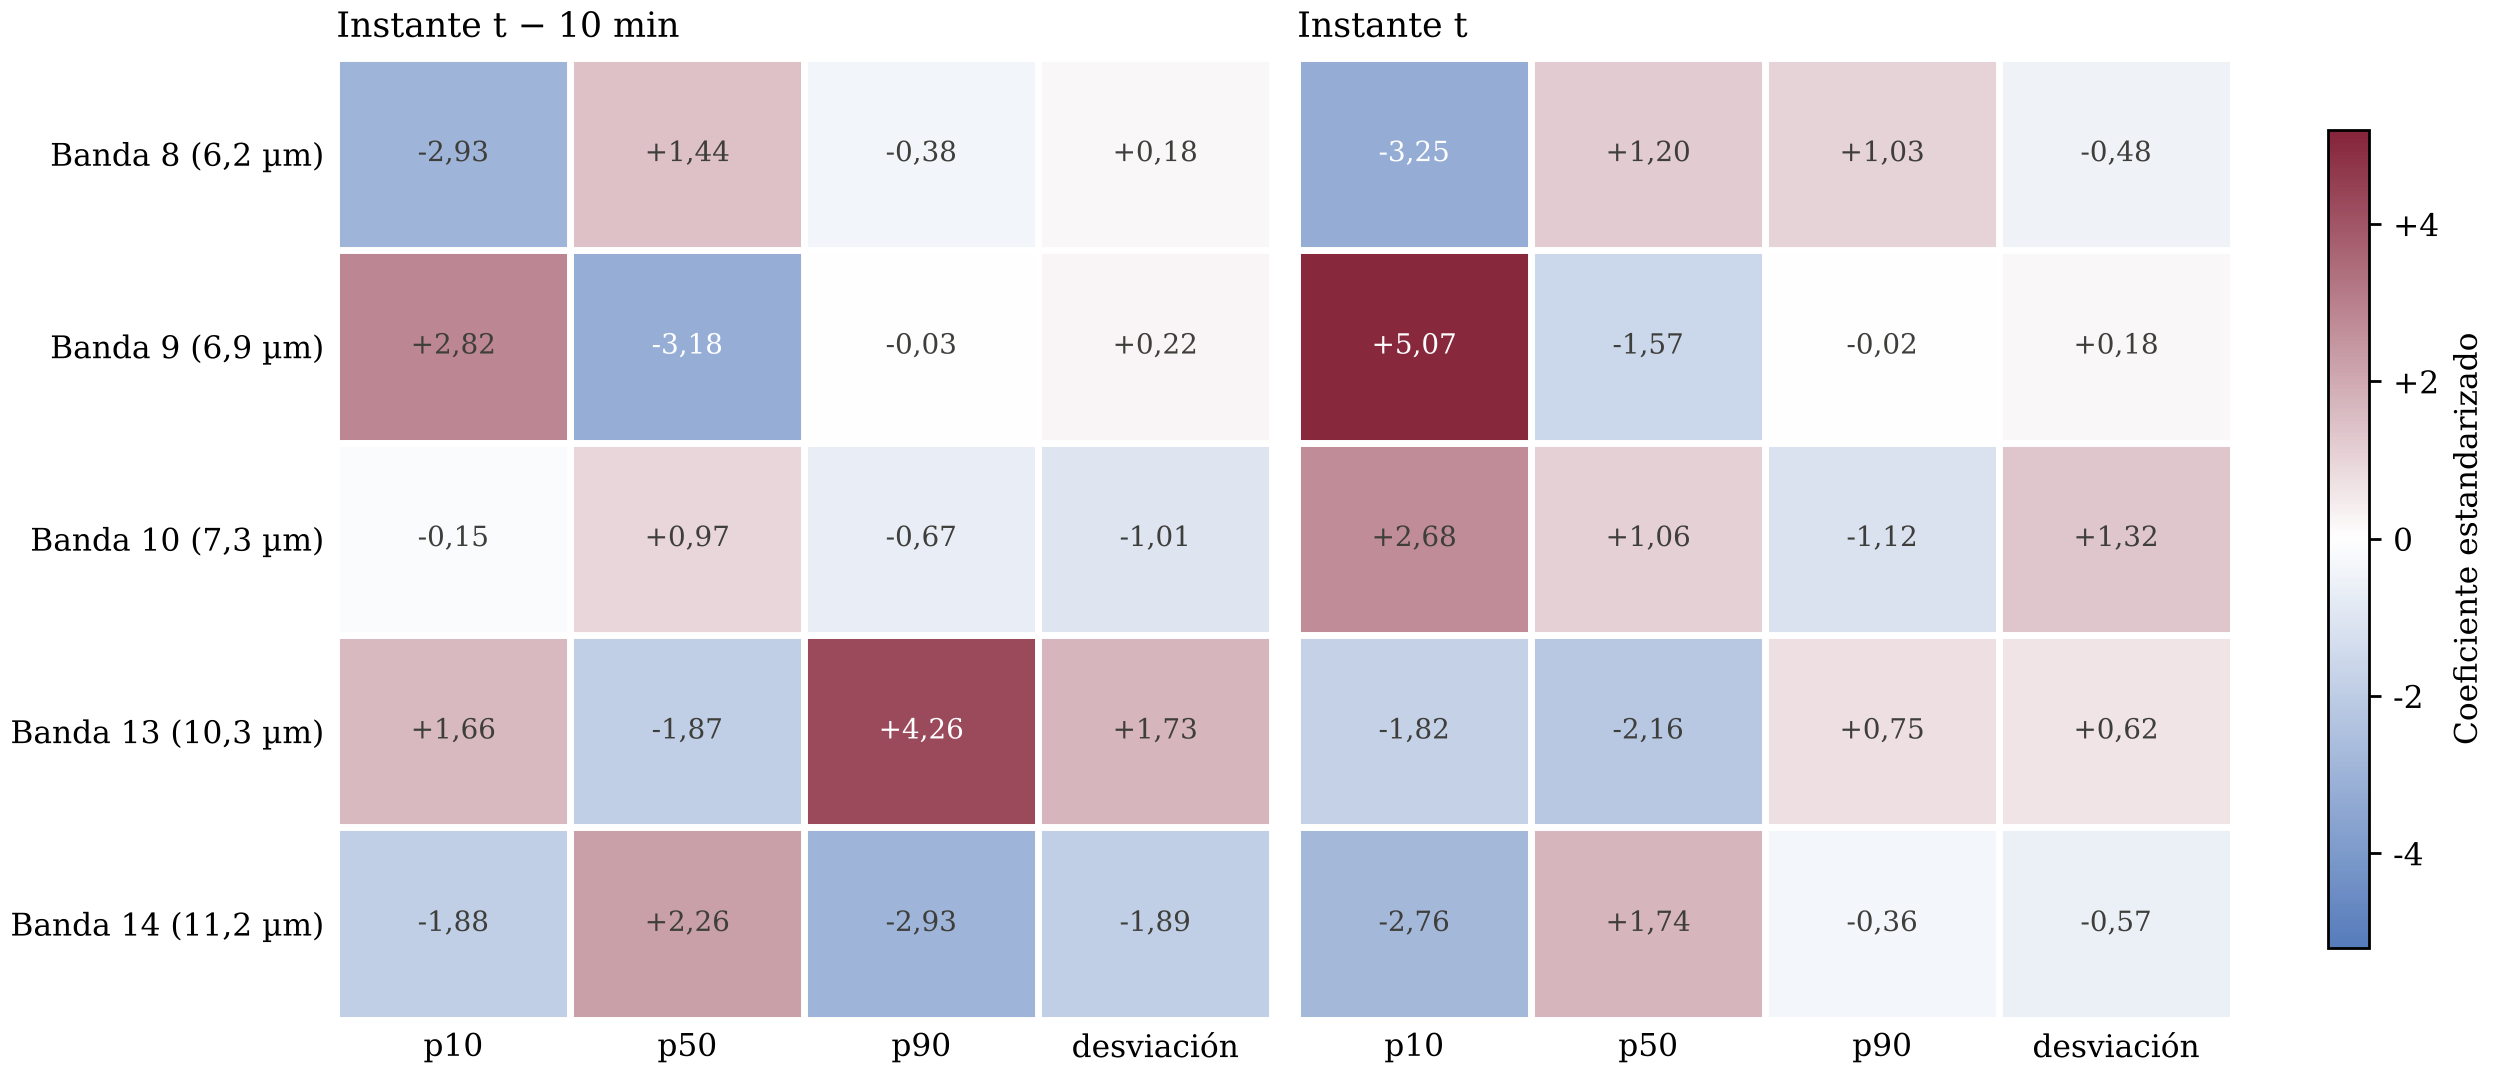

Source code (Python):
"""Figura 6.1. Coeficientes estandarizados de la regresión logística L = 2, por banda, estadística del
parche e instante. Datos: modelo/salidas_21/coeficientes_logistica_L2.csv."""
from pathlib import Path; import sys
RAIZ = Path(__file__).resolve().parents[1]
sys.path.insert(0, str(RAIZ / "src"))
from paleta import PALETA, ROL

import pandas as pd, numpy as np, matplotlib.pyplot as plt
from matplotlib.colors import LinearSegmentedColormap

plt.rcParams.update({"font.family": "DejaVu Serif", "font.size": 9})
SALIDA = Path(__file__).with_suffix(".png")
c = pd.read_csv(RAIZ / "modelo/salidas_21/coeficientes_logistica_L2.csv")
B = ["CMI_C08", "CMI_C09", "CMI_C10", "CMI_C13", "CMI_C14"]
BL = ["Banda 8 (6,2 µm)", "Banda 9 (6,9 µm)", "Banda 10 (7,3 µm)", "Banda 13 (10,3 µm)", "Banda 14 (11,2 µm)"]
E = ["p10", "p50", "p90", "desvio"]; EL = ["p10", "p50", "p90", "desviación"]
cm = LinearSegmentedColormap.from_list("div", [PALETA["wi-darkblue"], "#ffffff", ROL["positivo"]])
fig, axs = plt.subplots(1, 2, figsize=(10, 4.3), sharey=True, constrained_layout=True)
for ax, (ins, tit) in zip(axs, [("t−10 min", "Instante t − 10 min"), ("t", "Instante t")]):
    M = c[c.instante == ins].pivot(index="banda", columns="estadistica", values="coef").loc[B, E].values
    im = ax.imshow(M, cmap=cm, vmin=-5.2, vmax=5.2, aspect="auto")
    for i in range(5):
        for j in range(4):
            v = M[i, j]
            ax.text(j, i, f"{v:+.2f}".replace(".", ","), ha="center", va="center", fontsize=8, color="white" if abs(v) > 3 else ROL["linea_ref"])
    ax.set_xticks(range(4)); ax.set_xticklabels(EL); ax.set_yticks(range(5)); ax.set_yticklabels(BL)
    ax.set_title(tit, fontsize=10, loc="left")
    for s in ax.spines.values(): s.set_visible(False)
    ax.set_xticks(np.arange(-.5, 4), minor=True); ax.set_yticks(np.arange(-.5, 5), minor=True)
    ax.grid(which="minor", color="white", lw=2); ax.tick_params(which="both", length=0)
cb = fig.colorbar(im, ax=axs, shrink=0.85); cb.set_label("Coeficiente estandarizado")
cb.ax.yaxis.set_major_formatter(plt.FuncFormatter(lambda v, _: f"{v:+.0f}" if v else "0"))
fig.savefig(SALIDA, dpi=250)
print("ok", SALIDA.name)
